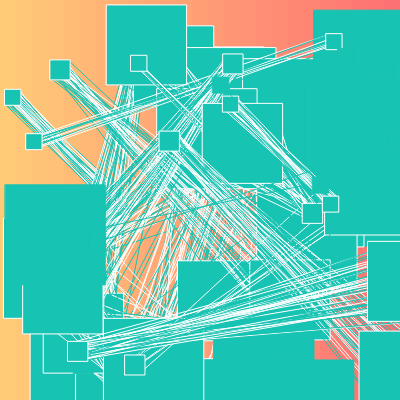
Frame 1 (no input)
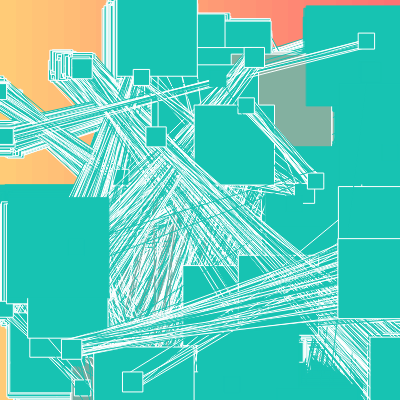
Frame 60 (no input)
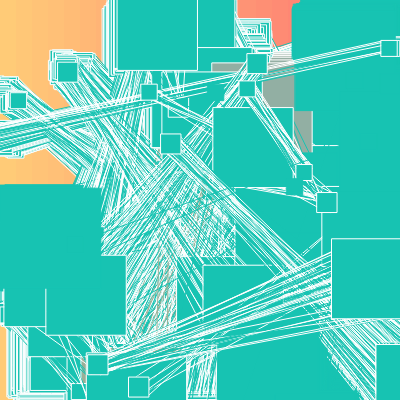
Frame 120 (the mouse pressed at the canvas centre since frame 60)

The p5.js sketch that drew these frames (run headless with seeded random() and noise() and a simulated clock; from frame 60 on, the mouse is pressed at the canvas centre):

// p5.js sketch
// ── sketch.js
var palet1 = ["#d65780","#c9b1bd","#9dd1f1","#f4b860","#aceb98"];
var expalete = ["#f4442e","#fff05a","#690500","#ffd2ac"];
var palet3 = ["#3f7cac","#17c3b2","#ffcb77","#fef9ef","#fe6d73"];
var palet4 = ["#ffcb77","#fef9ef","#fe6d73","#3f7cac","#17c3b2"];
var palet5 = ["#17c3b2","#ffcb77","#fef9ef","#fe6d73","#3f7cac"];
var bnwpal = ["#000000","#ffffff","#000000","#ffffff"];

var msps = [];
var mspcounts = [1,2,4,10,33,100];
var deathbar = 200;
var snakechances = [.05,.15,97];
var x = 3;
var lightnings=[1,12,50];

//scale, scale , distance 
var type_smallpair = [16,16,300];
var type_bigpair = [100,100,300];
var type_lop = [20,80,300];
var type_weeg = [80,20,200];

var pairtypes = [type_bigpair,type_lop,type_smallpair,type_weeg];
var grad1;
var grad2;
var gradspeeds = [16,20,80,100];
function setup() {
  createCanvas(400, 400);
  colorchoice = random([palet3,palet4,palet5,bnwpal])
  grad1 = random(colorchoice);
  grad2 = random(colorchoice);
  background(random(colorchoice));

  var mspcount=random(mspcounts);
  var snakechance = random(snakechances)
  deathbar = int( 1000 / mspcount ) * 4;
  gradspeed = random(gradspeeds);

  for(let i=0;i<mspcount;i++){

    var snakebite = false;
    if (random(1)>(1-snakechance)){
      snakebite=true;
    }

    var fx = random(0,width);
    var fy = random(0,height);
    var myType = random(pairtypes);
    var newsquare1 = new MagicSquare(fx,fy,myType[0],colorchoice,snakebite);
    var newsquare2 = new MagicSquare((fx+myType[2])%width,(fy+myType[2])%height,myType[1],colorchoice,snakebite);
    var newMSP = new MSP(newsquare1,newsquare2,colorchoice,random(lightnings));

    msps.push(newMSP);
  }

  for (let n=0;n<width;n+=gradspeed){
    var newcolor = lerpColor(color(grad1),color(grad2),(n/width));
    fill(newcolor);
    noStroke();
    rect(n,0,width-n,height);
  }
 

}

function draw(){


  if (x%deathbar==0)
  {
    var dedpup = Math.floor(Math.random() * msps.length);
    msps[dedpup].kill();
    x=deathbar;
  }
  else
  {

    
  
  for(let i=0;i<msps.length;i++){
    msps[i].show();
  }
  x++;

}


}
// ── magicsquare.js
class MagicSquare{

    constructor(x1,y1,scalar,colors,snakebit=false){
        this.x1 = x1;
        this.y1 = y1;
        this.scalar = scalar;
        print('colors0 ' + colors[0])
        this.mainColor = colors[0]
        this.colors = colors;
        this.snaklebit = snakebit;
        this.showcount = 0;
        this.lastcolor = this.mainColor;
        this.imdead=false;
 



    }

    show(){
        var myColor = this.mainColor;
        if (this.snaklebit){
            print('SNAKE');
            var newcolor = lerpColor(color(this.lastcolor), color(random(this.colors)),.02);
            myColor = newcolor;



        // ellipse(this.x1+this.scalar/2,this.y1+this.scalar/2,this.scalar,this.scalar);
        rect(this.x1,this.y1,this.scalar,this.scalar);

        }
        else{

        rect(this.x1,this.y1,this.scalar,this.scalar);
        }
        this.lastcolor = myColor;
        fill(myColor);


        if (this.imdead)
        {
            var ccccc = 0;
        }
        else{

        }
        this.showcount++;

    }
    kill(){
        this.imdead=true;
    }
    move(){
        if (this.snaklebit)
        {
            this.x1 += random(-3,3);
        }
        else{

        
        this.x1 += random(-3,3);
        this.y1 += random(-3,3);
        }
    }
}


// ── msp.js
class MSP{
    constructor(ms1,ms2,colors,lightnings=5)
    {
        this.ms1 = ms1;
        this.ms2 = ms2;
        this.color1 = colors[0];
        this.color2 = random(colors);
        this.showcount = 0;
        this.lighteningCount = lightnings;
        
    }
    show(){

        if (this.ms1.imdead || this.ms2.imdead)
        {
            var dontdonkot=1;
        }
        else{
            this.addLightening(this.lighteningCount);
        }
        this.ms1.show();
        this.ms2.show();

        this.ms1.move();
        this.ms2.move();

        this.showcount +=1;
    }
    kill(){
        this.ms1.kill();
        this.ms2.kill();
    }
    addLightening(howmany)
    {
        var xl1 = this.ms1.x1;
        var yl1 = this.ms1.y1;
        var xl2 = this.ms2.x1;
        var yl2 = this.ms2.y1;
        var scalar1 = this.ms1.scalar;
        var scalar2 = this.ms2.scalar;

        for (let i=0;i<howmany;i++){
            var newx1 = random(xl1,xl1+scalar1);
            var newy1 = random(yl1,yl1+scalar1);
            var newx2 = random(xl2,xl2+scalar2);
            var newy2 = random(yl2,yl2+scalar2);
            
            var newcolor = lerpColor(color(this.color1),color(this.color2),this.showcount%100);
            if (i%2==0){
                stroke(this.ms1.lastcolor);}
            else{
                stroke(255);
            }
            line(newx1,newy1,newx2,newy2);
        }
    }
}
